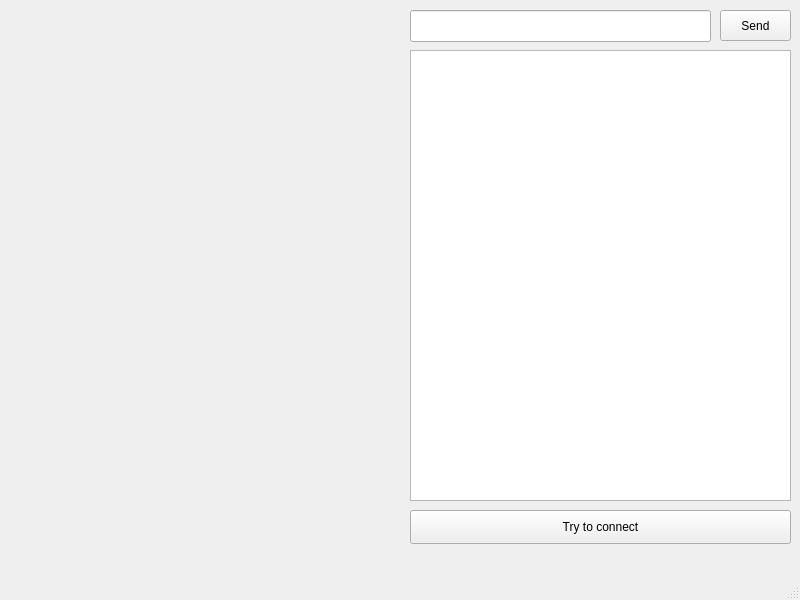
<?xml version="1.0" encoding="UTF-8"?>
<ui version="4.0">
 <class>MainWindow</class>
 <widget class="QMainWindow" name="MainWindow">
  <property name="geometry">
   <rect>
    <x>0</x>
    <y>0</y>
    <width>800</width>
    <height>600</height>
   </rect>
  </property>
  <property name="windowTitle">
   <string>Rc Control</string>
  </property>
  <widget class="QWidget" name="centralwidget">
   <widget class="QLineEdit" name="query">
    <property name="geometry">
     <rect>
      <x>410</x>
      <y>10</y>
      <width>301</width>
      <height>32</height>
     </rect>
    </property>
   </widget>
   <widget class="QPushButton" name="sendButton">
    <property name="geometry">
     <rect>
      <x>720</x>
      <y>10</y>
      <width>71</width>
      <height>31</height>
     </rect>
    </property>
    <property name="text">
     <string>Send</string>
    </property>
   </widget>
   <widget class="QPushButton" name="connectButton">
    <property name="geometry">
     <rect>
      <x>410</x>
      <y>510</y>
      <width>381</width>
      <height>34</height>
     </rect>
    </property>
    <property name="text">
     <string>Try to connect</string>
    </property>
   </widget>
   <widget class="QTextEdit" name="console">
    <property name="geometry">
     <rect>
      <x>410</x>
      <y>50</y>
      <width>381</width>
      <height>451</height>
     </rect>
    </property>
    <property name="readOnly">
     <bool>true</bool>
    </property>
    <property name="acceptRichText">
     <bool>false</bool>
    </property>
   </widget>
  </widget>
  <widget class="QMenuBar" name="menubar">
   <property name="geometry">
    <rect>
     <x>0</x>
     <y>0</y>
     <width>800</width>
     <height>30</height>
    </rect>
   </property>
  </widget>
  <widget class="QStatusBar" name="statusbar"/>
 </widget>
 <resources/>
 <connections/>
</ui>
